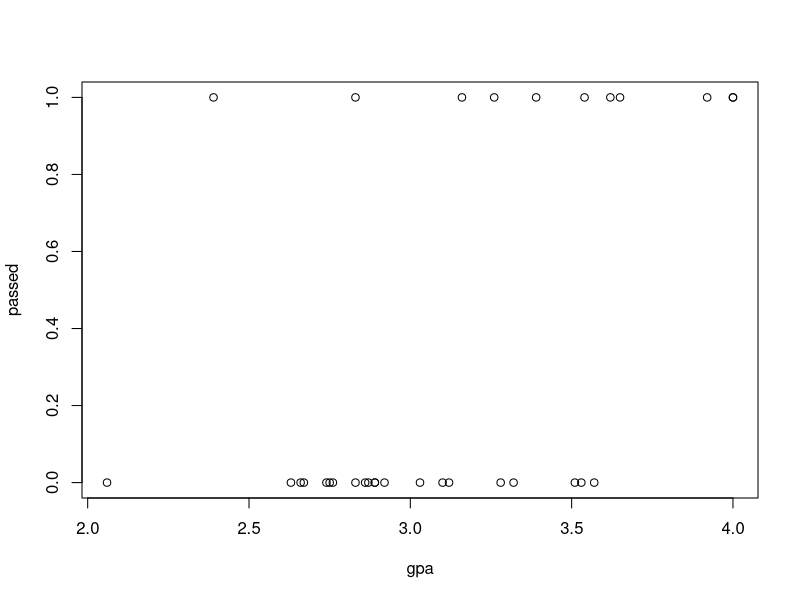
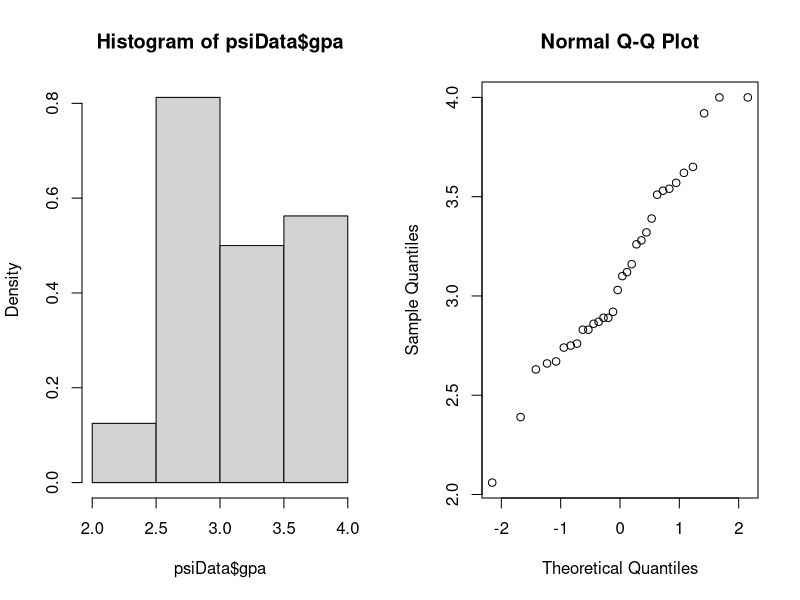
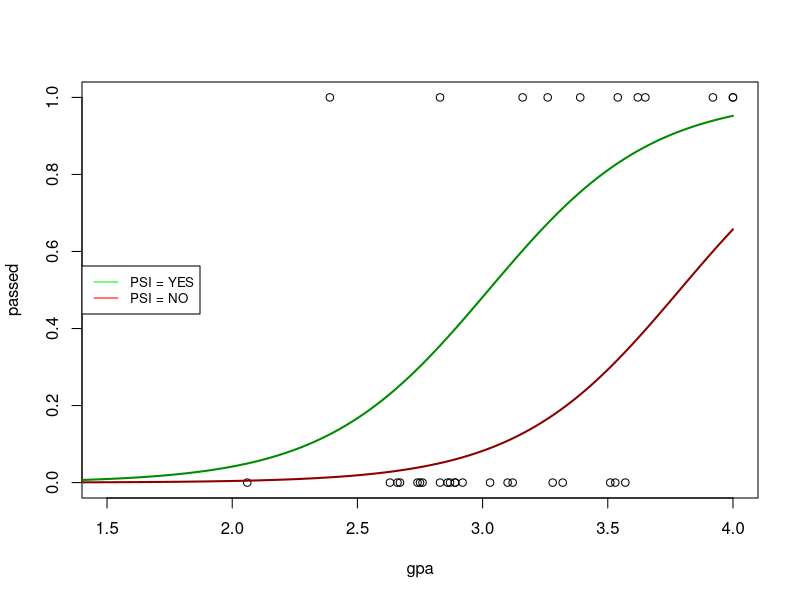
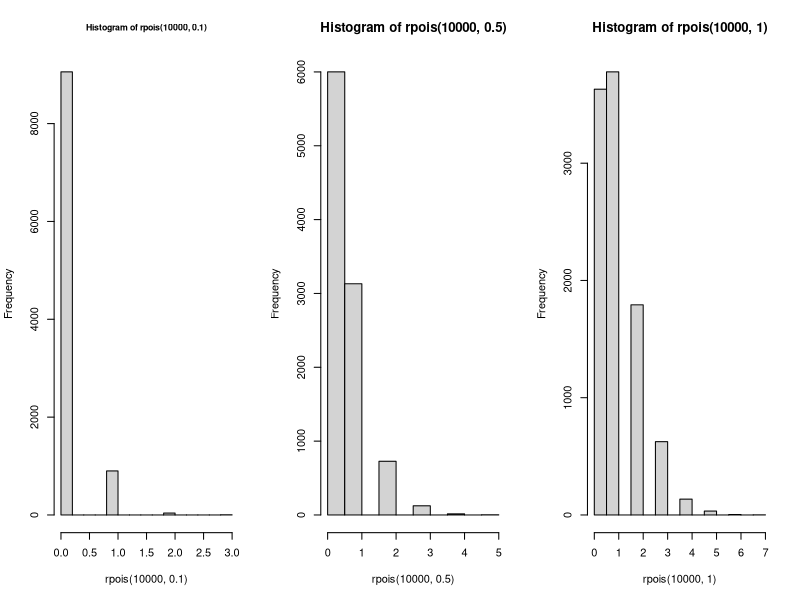
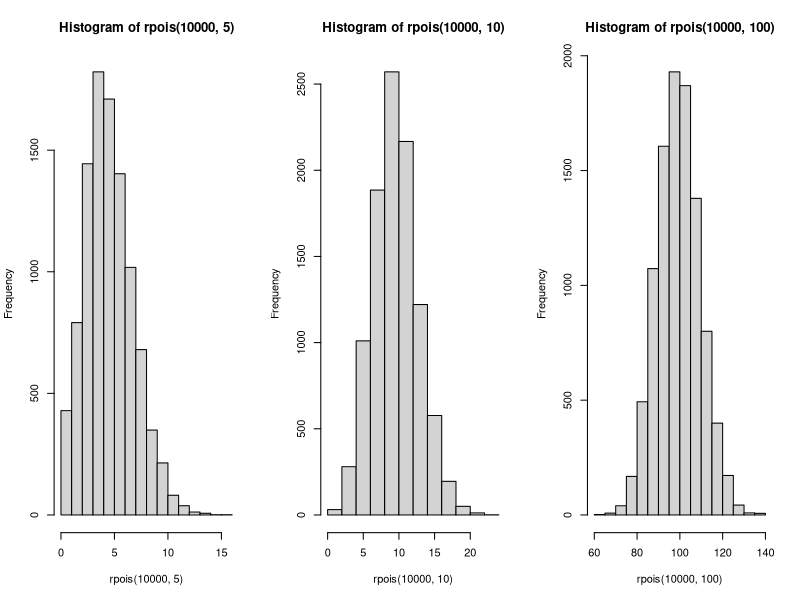
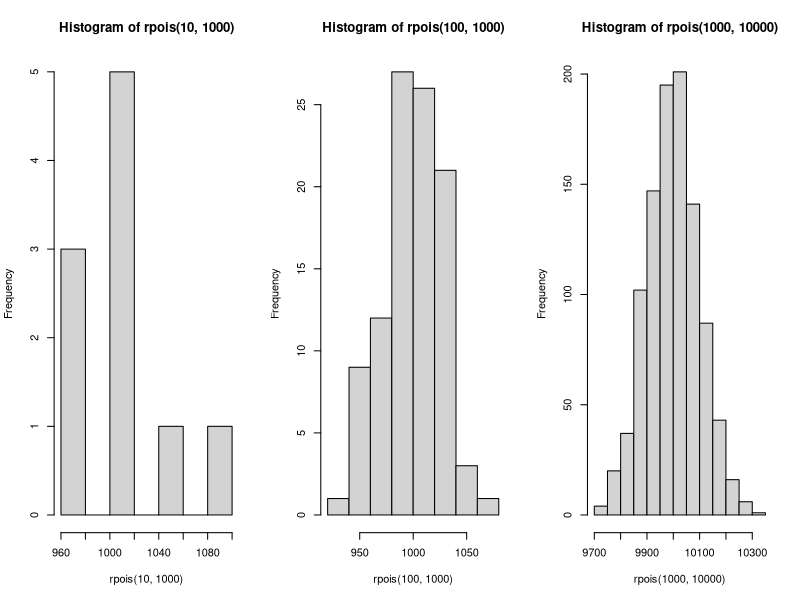
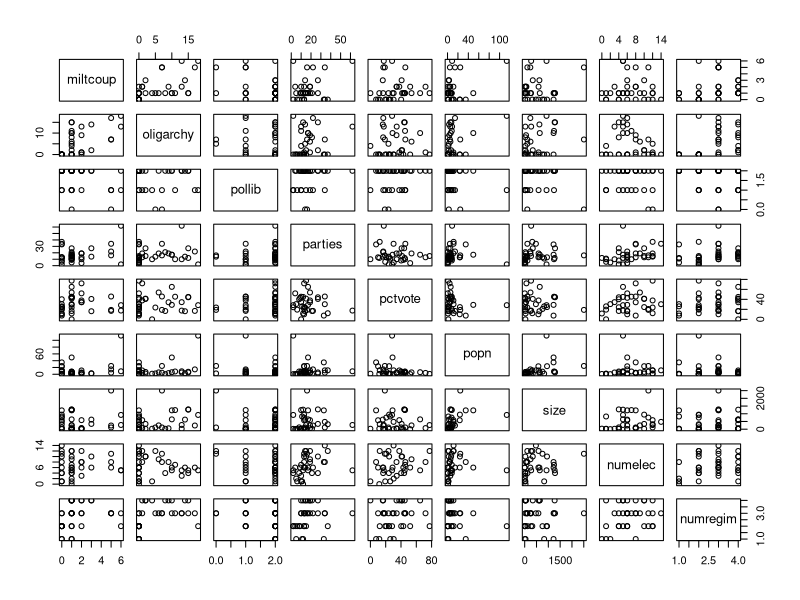
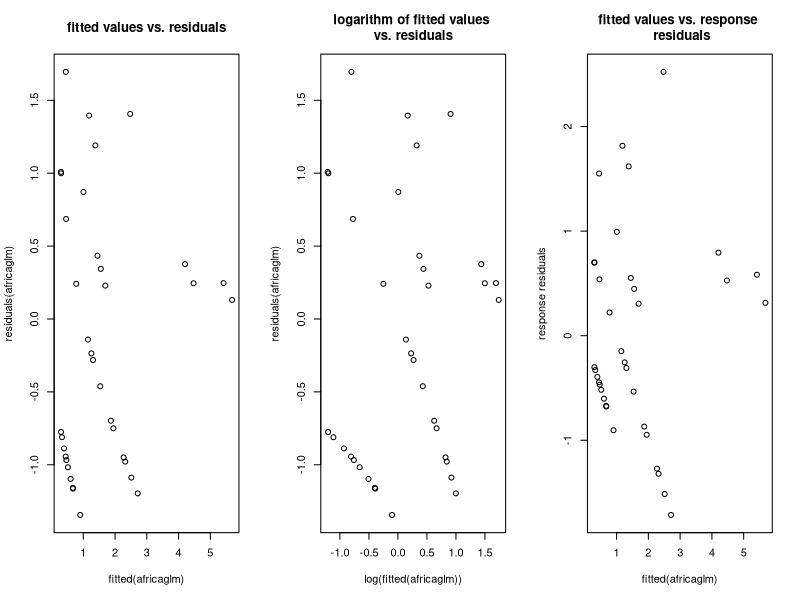

Write R code to recreate these figures, in order.
## ---- chunk 1
knitr::opts_chunk$set(echo = TRUE)

library(lme4)
## ---- chunk 2
psiData = read.table("./data/psi.txt", header = TRUE)
psiDataNonFactor = data.frame(psiData)

psiData$passed = ifelse(test=psiData$passed == 1, yes="Pass", no="Fail")
psiData$passed = as.factor(psiData$passed)

psiData$psi = ifelse(test=psiData$psi == 1, yes="Yes", no="No")
psiData$psi = as.factor(psiData$psi)

par(mfrow=c(1,1))
plot(passed ~ gpa, data = psiDataNonFactor)
## ---- chunk 3
par(mfrow=c(1,2))
hist(psiData$gpa, freq = FALSE)
qqnorm(psiData$gpa)
## ---- chunk 4

str(psiData)

xtabs(~passed + psi, data = psiData)

## ---- chunk 5
# Fit the model
logRegModel = glm(passed ~ psi + gpa, data = psiData, family = "binomial")
logSummary = summary(logRegModel)
logSummary
## ---- chunk 6
newdat1 = data.frame(gpa=seq(0, 4, len=300))
newdat2 = data.frame(gpa=seq(0, 4, len=300))

newdat1$psi = 1
newdat1$psi = ifelse(test=newdat1$psi == 1, yes="Yes", no="No")
newdat1$psi = as.factor(newdat1$psi)
newdat2$psi = 0
newdat2$psi = ifelse(test=newdat2$psi == 1, yes="Yes", no="No")
newdat2$psi = as.factor(newdat2$psi)

##### Advantage

##### Disadvantage

newdat1$passed = predict(logRegModel, newdata=newdat1, type="response")
newdat2$passed = predict(logRegModel, newdata=newdat2, type="response")

par(mfrow=c(1,1))
plot(passed ~ gpa, data = psiDataNonFactor, xlim = c(1.5 ,4))
lines(passed ~ gpa, data = newdat1, col="green4", lwd=2)
lines(passed ~ gpa, data = newdat2, col="red4", lwd=2)
legend(x = "left", legend=c("PSI = YES", "PSI = NO"),
       col=c("green", "red"), lty=1:1, cex=0.8)
## ---- chunk 7
testSec4 = read.table("./data/psi-section4.txt", header = TRUE)
testSec4$passed = ifelse(test=testSec4$passed == 1, yes="Pass", no="Fail")
testSec4$passed = as.factor(testSec4$passed)
testSec4$psi = ifelse(test=testSec4$psi == 1, yes="Yes", no="No")
testSec4$psi = as.factor(testSec4$psi)

testSec4 # Passed column is irrelevant in this case

predicted = predict(logRegModel, testSec4, type = "response")
predicted
## ---- chunk 8
odds = round(exp(logRegModel$coefficients), 3)
odds
## ---- chunk 9
x = matrix(c(3, 15, 8, 6), 2, 2)
x
fisher.test(x)
## ---- chunk 10
par(mfrow=c(1,3))
hist(rpois(10000,.1), cex.main=.8); hist(rpois(10000,.5)); hist(rpois(10000,1))
hist(rpois(10000,5)); hist(rpois(10000,10)); hist(rpois(10000,100))
hist(rpois(10,1000)); hist(rpois(100,1000)); hist(rpois(1000,10000))
## ---- chunk 11
africa = read.table("data/africa.txt",header=TRUE)
africaglm=glm(miltcoup~oligarchy+pollib+parties+pctvote+popn+size+numelec+numregim,
              family=poisson,data=africa)

plot(africa)

summary(africaglm)
confint(africaglm)
coef(africaglm)
## ---- chunk 12
# Assumption checks:
par(mfrow=c(1,3))
plot(fitted(africaglm),residuals(africaglm), main='fitted values vs. residuals')
plot(log(fitted(africaglm)),residuals(africaglm), main='logarithm of fitted values \nvs. residuals')
plot(fitted(africaglm),residuals(africaglm,type="response"), main='fitted values vs. response \n residuals', ylab='response residuals')
## ---- chunk 13
summary(glm(miltcoup~oligarchy+pollib+parties+pctvote+popn+size+numelec+numregim,
            family=poisson,data=africa))
# `numelec` has the highest p-value, and is removed.
summary(glm(miltcoup~oligarchy+pollib+parties+pctvote+popn+size+numregim,
            family=poisson,data=africa))
# `numregim` is removed next.
summary(glm(miltcoup~oligarchy+pollib+parties+pctvote+popn+size,
            family=poisson,data=africa))
# removing `size`
summary(glm(miltcoup~oligarchy+pollib+parties+pctvote+popn,
            family=poisson,data=africa))
# removing `popn`
summary(glm(miltcoup~oligarchy+pollib+parties+pctvote,
            family=poisson,data=africa))
# removing `pctvote`
summary(glm(miltcoup~oligarchy+pollib+parties,
            family=poisson,data=africa))

## ---- chunk 14
plot(africa[,1:4])
